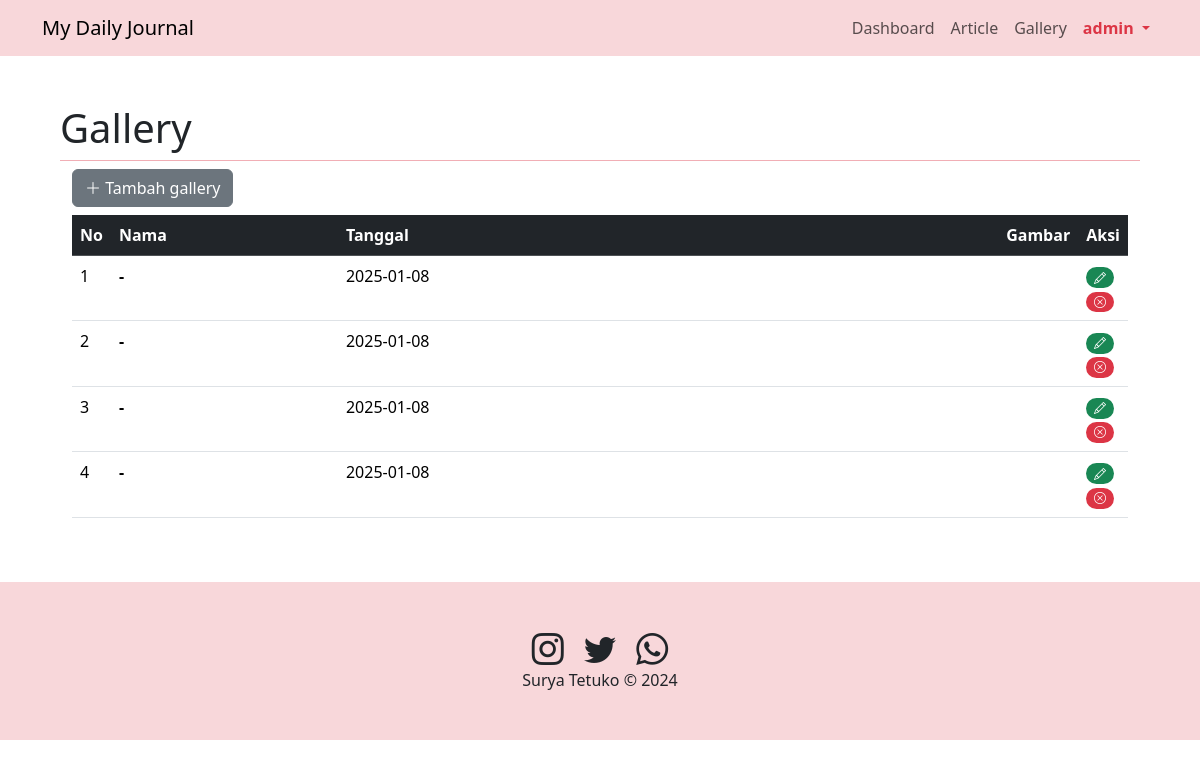
The page /admin.php?page=gallery (signed in) on the database its author committed.
### tables this page shows
CREATE TABLE `gallery` (
  `id` int(4) NOT NULL,
  `nama` varchar(255) NOT NULL,
  `gambar` varchar(255) NOT NULL,
  `tanggal` date NOT NULL
);

### gallery.php (the view, shortened to what this page needs)
<?php
include "koneksi.php";
?>
<div class="container">
<button type="button" class="btn btn-secondary mb-2" data-bs-toggle="modal" data-bs-target="#modalTambah">
    <i class="bi bi-plus-lg"></i> Tambah gallery
</button>
    <div class="row">
        <div class="table-responsive">
            <table class="table table-hover">
                <thead class="table-dark">
                    <tr>
                        <th>No</th>
                        <th class="w-25">Nama</th>
                        <th class="w-75">Tanggal</th>
                        <th class="w-25">Gambar</th>
                        <th class="w-25">Aksi</th>
                    </tr>
                </thead>
                <tbody>
                    <?php
                    $sql = "SELECT * FROM gallery ORDER BY tanggal DESC";
                    $hasil = $conn->query($sql);
                    $no = 1;
                    while ($row = $hasil->fetch_assoc()) {
                    ?>
                        <tr>
                            <td><?= $no++ ?></td>
                            <td>
                                <strong><?= $row["nama"] ?></strong>
                            </td>
                            <td> <?= $row["tanggal"] ?></td>
                            <td>
                            </td>
                            <td>
                                <a href="#" title="edit" class="badge rounded-pill text-bg-success" data-bs-toggle="modal" data-bs-target="#modalEdit<?= $row["id"] ?>"><i class="bi bi-pencil"></i></a>
                                <a href="#" title="delete" class="badge rounded-pill text-bg-danger" data-bs-toggle="modal" data-bs-target="#modalHapus<?= $row["id"] ?>"><i class="bi bi-x-circle"></i></a>
                            </td>
                        </tr>
                    <?php
                    }
                    ?>
                </tbody>
            </table>
        </div>
    </div>
</div>

### rows shown on the page
gallery: nama "-", tanggal "2025-01-08"
gallery: nama "-", tanggal "2025-01-08"
gallery: nama "-", tanggal "2025-01-08"
gallery: nama "-", tanggal "2025-01-08"

### other values the page prints
$_SESSION['username'] "admin"
$_GET['page'] "Gallery"
